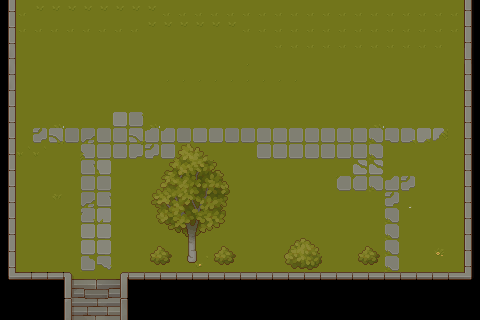

Tiled map render using the project's own tile images. Description and the whole map definition, tile-layer contents included, below:
An orthogonal 30x20 tile map with 16x16 px tiles, 4 tile layers (grass, road, wall, plant), 5 tilesets and 4 objects (ShadyLneder, to_farm, bank, merchant).

<map version="1.10" tiledversion="1.12.1" orientation="orthogonal" renderorder="right-down" width="30" height="20" tilewidth="16" tileheight="16" infinite="0" nextlayerid="11" nextobjectid="14">
 <tileset firstgid="1" source="TX Tileset Grass.tsx" />
 <tileset firstgid="257" source="TX Tileset Wall.tsx" />
 <tileset firstgid="1281" source="TX Struct.tsx" />
 <tileset firstgid="2305" source="TX Plant.tsx" />
 <tileset firstgid="3329" source="Atlas.tsx" />
 <layer id="1" name="grass" width="30" height="20">
  <data encoding="csv">
0,39,72,72,72,72,72,72,72,72,39,39,39,39,39,39,39,39,39,39,39,39,39,39,39,39,39,39,39,0,
0,39,39,39,39,39,39,39,39,72,72,72,72,72,72,39,39,39,39,39,39,39,39,39,39,39,39,39,39,0,
0,71,71,71,71,71,71,71,71,71,71,71,71,71,71,71,71,39,39,39,39,39,39,39,39,39,39,39,71,0,
0,71,71,71,71,71,71,71,71,71,71,71,71,71,71,71,71,71,71,71,71,71,71,71,71,71,71,71,71,0,
0,71,71,71,71,71,71,71,71,71,71,71,71,71,71,19,71,71,71,71,71,71,71,71,71,71,71,71,71,0,
0,20,20,20,20,20,20,20,20,20,19,19,19,19,19,19,19,19,19,20,20,20,20,20,20,20,20,20,20,0,
0,20,20,20,20,20,20,20,20,20,20,0,20,20,0,0,20,20,20,20,20,20,20,20,20,20,20,20,20,0,
0,20,20,20,20,20,20,20,20,20,20,0,20,20,20,20,20,20,20,20,20,20,20,20,20,20,20,20,20,0,
0,20,20,20,20,20,20,20,20,20,20,0,20,20,154,20,20,20,20,20,20,20,20,20,20,20,20,20,20,0,
0,114,114,20,20,20,20,20,20,20,20,0,0,0,0,0,20,20,20,20,20,20,20,20,20,20,20,20,20,0,
0,20,20,20,20,20,117,20,20,20,20,20,20,20,20,20,20,20,20,20,20,20,20,20,20,20,20,20,20,0,
0,20,20,20,20,20,20,20,20,20,20,33,20,20,20,20,20,20,20,20,20,20,20,20,20,20,20,20,20,0,
0,20,20,117,20,20,20,20,20,20,20,20,20,20,20,20,20,20,20,20,20,20,20,20,20,20,20,20,20,0,
0,20,20,20,20,20,20,20,20,20,20,20,20,20,20,20,20,20,20,20,20,20,20,20,20,20,20,20,20,0,
0,20,20,20,20,0,20,20,20,20,20,20,20,20,20,20,20,20,20,20,20,20,20,20,20,20,20,20,20,0,
0,20,20,20,20,20,20,20,20,20,20,20,20,20,20,20,20,20,0,20,20,20,20,20,20,20,20,20,20,0,
0,20,20,20,20,20,20,20,20,20,20,20,20,20,20,20,20,20,20,20,20,20,20,20,20,20,20,20,20,0,
0,0,0,0,0,0,0,0,0,0,0,0,0,0,0,0,0,0,0,0,0,0,0,0,0,0,0,0,0,0,
0,0,0,0,0,0,0,0,0,0,0,0,0,0,0,0,0,0,0,0,0,0,0,0,0,0,0,0,0,0,
0,0,0,0,0,0,0,0,0,0,0,0,0,0,0,0,0,0,0,0,0,0,0,0,0,0,0,0,0,0
</data>
 </layer>
 <layer id="3" name="road" width="30" height="20">
  <data encoding="csv">
0,0,0,0,0,0,0,0,0,0,0,0,0,0,0,0,0,0,0,0,0,0,0,0,0,0,0,0,0,0,
0,0,0,0,0,0,0,0,0,0,0,0,0,0,0,0,0,0,0,0,0,0,0,0,0,0,0,0,0,0,
0,0,0,0,0,0,0,0,0,0,0,0,0,0,0,0,0,0,0,0,0,0,0,0,0,0,0,0,0,0,
0,0,0,0,0,0,0,0,0,0,0,0,0,0,0,0,0,0,0,0,0,0,0,0,0,0,0,0,0,0,
0,0,0,0,0,0,0,0,0,0,0,0,0,0,0,0,0,0,0,0,0,0,0,0,0,0,0,0,0,0,
0,0,0,0,0,0,0,0,0,0,0,0,0,0,0,0,0,0,0,0,0,0,0,0,0,0,0,0,0,0,
0,0,0,0,0,0,0,0,0,0,0,0,0,0,0,0,0,0,0,0,0,0,0,0,0,0,0,0,0,0,
0,0,0,167,0,0,0,134,167,0,0,0,0,0,0,0,0,0,0,0,0,0,0,0,0,0,0,0,0,0,
0,0,159,157,0,230,170,170,157,158,155,221,150,150,154,154,150,150,150,150,150,150,150,251,156,179,227,241,0,0,
0,0,0,0,0,234,170,170,173,159,150,150,150,150,150,249,150,150,150,150,150,150,150,251,0,0,0,0,0,0,
0,0,0,0,0,162,163,0,0,0,0,0,0,0,0,0,0,0,0,0,0,0,235,235,0,0,0,0,0,0,
0,0,0,0,0,147,147,0,0,0,0,0,0,0,0,0,0,0,0,0,0,250,250,251,252,159,0,0,0,0,
0,0,0,0,0,230,162,0,0,0,0,0,0,0,0,0,0,0,0,0,0,0,0,0,159,0,0,0,0,0,
0,0,0,0,0,131,148,0,0,0,0,0,0,0,0,0,0,0,0,0,0,0,0,0,251,0,0,0,0,0,
0,0,0,0,0,134,134,0,0,0,0,0,0,0,0,0,0,0,0,0,0,0,0,0,251,0,0,0,0,0,
0,0,0,0,0,134,134,0,0,0,0,0,0,0,0,0,0,0,0,0,0,0,0,0,251,0,0,0,0,0,
0,0,0,0,0,166,247,0,0,0,0,0,0,0,0,0,0,0,0,0,0,0,0,0,251,0,0,0,0,0,
0,0,0,0,0,0,0,0,0,0,0,0,0,0,0,0,0,0,0,0,0,0,0,0,0,0,0,0,0,0,
0,0,0,0,0,0,0,0,0,0,0,0,0,0,0,0,0,0,0,0,0,0,0,0,0,0,0,0,0,0,
0,0,0,0,0,0,0,0,0,0,0,0,0,0,0,0,0,0,0,0,0,0,0,0,0,0,0,0,0,0
</data>
 </layer>
 <objectgroup id="9" name="ShadyLender">
  <object id="12" name="ShadyLneder" x="246.5" y="195.5" width="44" height="45.5" />
 </objectgroup>
 <objectgroup id="10" name="spawn_from_farm">
  <object id="13" name="to_farm" x="65" y="279" width="64" height="52">
   <properties>
    <property name="targetMap" type="file" value="level1.tmx" />
   </properties>
  </object>
 </objectgroup>
 <layer id="2" name="wall" width="30" height="20">
  <data encoding="csv">
394,0,0,0,0,0,0,0,0,0,0,0,0,0,0,0,0,0,0,0,0,0,0,0,0,0,0,0,0,369,
394,0,0,0,0,0,0,0,0,0,0,0,0,0,0,0,0,0,0,0,0,0,0,0,0,0,0,0,0,369,
394,0,0,0,0,0,0,0,0,0,0,0,0,0,0,0,0,0,0,0,0,0,0,0,0,0,0,0,0,369,
362,0,0,0,0,0,0,0,0,0,0,0,0,0,0,0,0,0,0,0,0,0,0,0,0,0,0,0,0,371,
362,0,0,0,0,0,0,0,0,0,0,0,0,0,0,0,0,0,0,0,0,0,0,0,0,0,0,0,0,369,
362,0,0,0,0,0,0,0,0,0,0,0,0,0,0,0,0,0,0,0,0,0,0,0,0,0,0,0,0,369,
490,0,0,0,0,0,0,0,0,0,0,53,0,0,53,53,0,0,0,0,0,0,0,0,0,0,0,0,0,369,
490,0,0,41,0,0,0,0,0,41,0,53,0,0,0,53,0,0,0,0,0,0,0,41,0,0,29,0,0,369,
490,0,0,0,154,0,0,0,0,0,0,154,0,0,154,154,0,0,0,0,0,0,0,0,0,0,0,0,0,369,
490,0,0,0,0,0,0,0,0,0,0,53,53,53,53,53,0,0,0,0,0,0,0,0,0,0,0,0,0,369,
490,0,0,0,0,0,0,0,0,0,0,0,0,0,0,0,0,0,0,0,0,0,0,0,0,0,0,0,0,369,
490,0,0,0,0,0,0,0,0,0,0,0,0,0,0,0,0,0,0,0,0,0,0,0,0,0,0,0,0,369,
490,0,0,0,0,0,0,0,0,0,0,0,0,0,0,0,0,0,0,0,0,0,0,0,0,106,0,0,0,369,
490,0,0,0,0,0,0,0,0,0,0,0,0,0,0,0,0,0,0,0,0,0,0,0,0,0,0,0,0,369,
490,0,0,0,0,0,0,0,0,0,0,0,0,0,0,0,0,0,0,0,0,0,0,0,0,0,0,0,0,369,
394,0,0,0,0,0,0,0,0,0,0,0,0,0,0,0,0,0,6,0,0,0,0,0,0,0,0,108,0,497,
394,0,0,0,0,0,0,0,0,0,0,0,123,0,0,0,0,0,0,0,0,0,0,0,0,0,0,0,0,497,
522,523,523,523,1347,1348,1349,1350,346,346,346,346,346,346,346,346,346,346,346,346,346,346,346,346,346,346,346,346,346,529,
0,0,0,0,1379,1380,1381,1382,0,0,0,0,0,0,0,0,0,0,0,0,0,0,0,0,0,0,0,0,0,0,
0,0,0,0,1411,1412,1413,1414,0,0,0,0,0,0,0,0,0,0,0,0,0,0,0,0,0,0,0,0,0,0
</data>
 </layer>
 <layer id="5" name="plant" width="30" height="20">
  <data encoding="csv">
0,0,0,0,0,0,0,0,0,0,0,0,0,0,0,0,0,0,0,0,0,0,0,0,0,0,0,0,0,0,
0,0,0,0,0,0,0,0,0,0,0,0,0,0,0,0,0,0,0,0,0,0,0,0,0,0,0,0,0,0,
0,0,0,0,0,0,0,0,0,0,0,0,0,0,0,0,0,0,0,0,0,0,0,0,0,0,0,0,0,0,
0,0,0,0,0,0,0,0,0,0,0,0,0,0,0,0,0,0,0,0,0,0,0,0,0,0,0,0,0,0,
0,0,0,0,0,0,0,0,0,0,0,0,0,0,0,0,0,0,0,0,0,0,0,0,0,0,0,0,0,0,
0,0,0,0,0,0,0,0,0,0,0,0,0,0,0,0,0,0,0,0,0,0,0,0,0,0,0,0,0,0,
0,0,0,0,0,0,0,0,0,0,0,0,0,0,0,0,0,0,0,0,0,0,0,0,0,0,0,0,0,0,
0,0,0,0,0,0,0,0,0,0,0,0,0,0,0,0,0,0,0,0,0,0,0,0,0,0,0,0,0,0,
0,0,0,0,0,0,0,0,0,0,0,0,0,0,0,0,0,0,0,0,0,0,0,0,0,0,0,0,0,0,
0,0,0,0,0,0,0,0,0,0,0,2389,2390,0,0,0,0,0,0,0,0,0,0,0,0,0,0,0,0,0,
0,0,0,0,0,0,0,0,0,0,2420,2421,2422,2423,0,0,0,0,0,0,0,0,0,0,0,0,0,0,0,0,
0,0,0,0,0,0,0,0,0,2451,2452,2453,2454,2455,2456,0,0,0,0,0,0,0,0,0,0,0,0,0,0,0,
0,0,0,0,0,0,0,0,0,2483,2484,2485,2486,2487,2488,0,0,0,0,0,0,0,0,0,0,0,0,0,0,0,
0,0,0,0,0,0,0,0,0,2515,2516,2517,2518,2519,2520,0,0,0,0,0,0,0,0,0,0,0,0,0,0,0,
0,0,0,0,0,0,0,0,0,0,2548,2549,2550,2551,0,0,0,0,2667,2668,0,0,0,0,0,0,0,0,0,0,
0,0,0,0,0,0,0,0,0,2691,2692,2581,2582,2691,2692,0,0,2698,2699,2700,0,0,2691,2692,0,0,0,0,0,0,
0,0,0,0,0,0,0,0,0,2723,2724,2613,2614,2723,2724,0,0,2730,2731,2732,2733,0,2723,2724,0,0,0,0,0,0,
0,0,0,0,0,0,0,0,0,0,0,0,0,0,0,0,0,0,0,0,0,0,0,0,0,0,0,0,0,0,
0,0,0,0,0,0,0,0,0,0,0,0,0,0,0,0,0,0,0,0,0,0,0,0,0,0,0,0,0,0,
0,0,0,0,0,0,0,0,0,0,0,0,0,0,0,0,0,0,0,0,0,0,0,0,0,0,0,0,0,0
</data>
 </layer>
 <objectgroup id="4" name="bank">
  <object id="7" name="bank" x="85.5" y="27" width="90" height="84.5" />
 </objectgroup>
 <objectgroup id="8" name="merchant">
  <object id="8" name="merchant" x="204.5" y="26" width="175.5" height="89" />
 </objectgroup>
</map>
